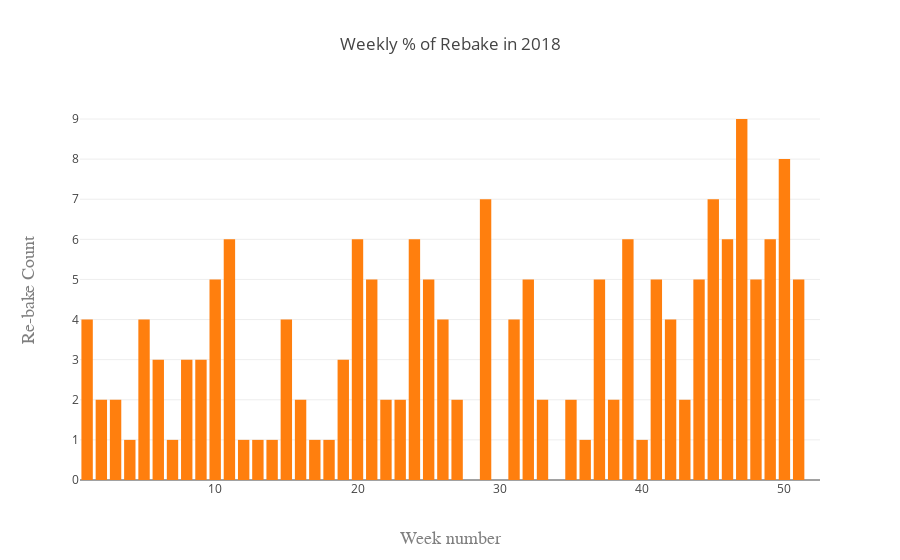

The notebook cell saved with this chart:
### Code cell
# Plot the number of rebake charges per week
weeklyRebakeCountTrace = ply.graph_objs.Bar(x=weeklyRebakeDf['weekNumber'],
                                            y=weeklyRebakeDf['rebakeCount'],
                                            name='Rebake',
                                            marker=dict(color=myColorScale['safety orange']),
                                            )

dataToPlot = [weeklyRebakeCountTrace]
barPlotLayout = ply.graph_objs.Layout(
    title='Weekly % of Rebake in 2018',
    xaxis=dict(
        title='Week number',
        titlefont=dict(
            family='Courier New, monospace',
            size=18,
            color='#7f7f7f'
        )
    ),
    yaxis=dict(
        title='Re-bake Count',
        titlefont=dict(
            family='Courier New, monospace',
            size=18,
            color='#7f7f7f'
        )
    )
)

fig = ply.graph_objs.Figure(data=dataToPlot, layout=barPlotLayout)

graphFilename = outputDir + 'Fours - Weekly number of Rebake.html'

if (notebookGraphingOutputs == GraphOutputOption('htmlFile')) or (notebookGraphingOutputs == GraphOutputOption('both')):
    ply.offline.plot(fig, filename=graphFilename, auto_open=GraphAutoOpenHTML)
if (notebookGraphingOutputs == GraphOutputOption('inline')) or (notebookGraphingOutputs == GraphOutputOption('both')):
    ply.offline.iplot(fig)

### Figure 1 — Plotly figure (JSON) as saved in the notebook; plotly's stock layout.template omitted (floating-point values rounded to 4 significant figures)
{"data": [{"marker": {"color": "#ff7f0e"}, "name": "Rebake", "type": "bar", "uid": "d42be87b-0c67-49fb-a45b-56c44afdaa22", "x": [1, 2, 3, 4, 5, 6, 7, 8, 9, 10, 11, 12, 13, 14, 15, 16, 17, 18, 19, 20, 21, 22, 23, 24, 25, 26, 27, 28, 29, 30, 31, 32, 33, 34, 35, 36, 37, 38, 39, 40, 41, 42, 43, 44, 45, 46, 47, 48, 49, 50, 51, 52], "y": [4, 2, 2, 1, 4, 3, 1, 3, 3, 5, 6, 1, 1, 1, 4, 2, 1, 1, 3, 6, 5, 2, 2, 6, 5, 4, 2, 0, 7, 0, 4, 5, 2, 0, 2, 1, 5, 2, 6, 1, 5, 4, 2, 5, 7, 6, 9, 5, 6, 8, 5, 0]}], "layout": {"autosize": true, "title": {"text": "Weekly % of Rebake in 2018"}, "xaxis": {"autorange": true, "range": [0.5, 52.5], "title": {"font": {"color": "#7f7f7f", "family": "Courier New, monospace", "size": 18}, "text": "Week number"}, "type": "linear"}, "yaxis": {"autorange": true, "range": [0, 9.474], "title": {"font": {"color": "#7f7f7f", "family": "Courier New, monospace", "size": 18}, "text": "Re-bake Count"}, "type": "linear"}}}
